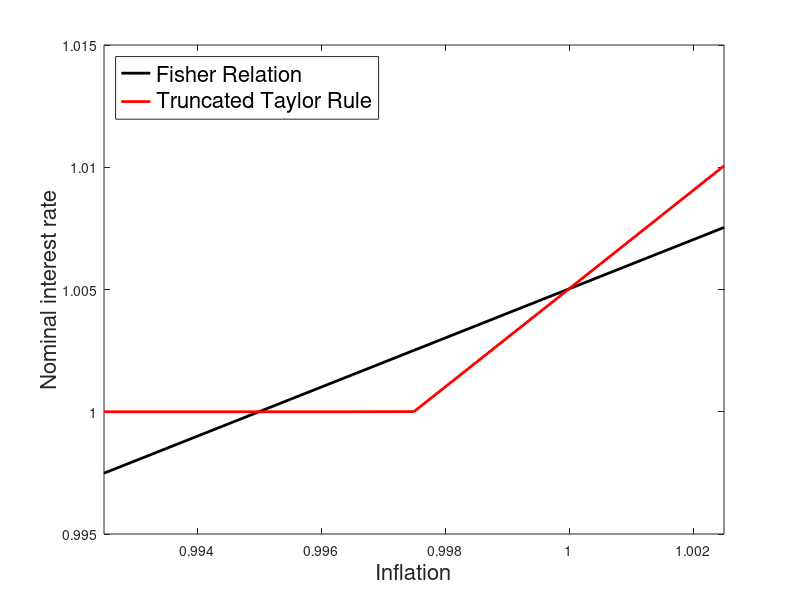

Here is the MATLAB script that generated this plot:
% Two steady states
% cRhoR_val = [0 0.75];
% 
close all;
cBETA = 0.995;
PiVec = 0.9925:0.001:1.0025;
cRELB = 1;
cPHIpi = 2;

FR  = 1/cBETA*PiVec;
TTR = max(cRELB,1/cBETA*PiVec.^cPHIpi)


figure(1)
plot(PiVec,FR,'k','LineWidth',2)
hold on
plot(PiVec,TTR,'r','LineWidth',2)
legend('Fisher Relation','Truncated Taylor Rule','Location','NorthWest','FontSize',16)
xlabel('Inflation','FontSize',16)
ylabel('Nominal interest rate','FontSize',16)
xlim([min(PiVec) max(PiVec)])
